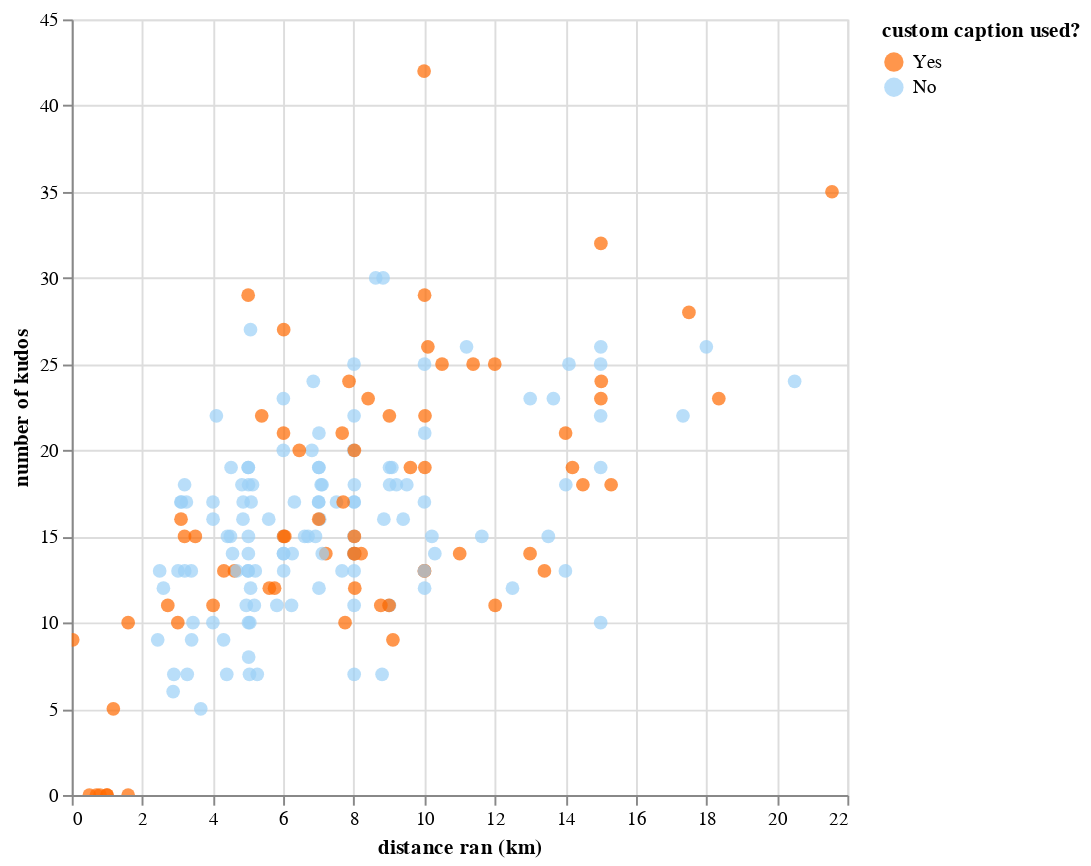

This figure's notebook cell:
### Code cell
caption_analysis_run = caption_analysis.filter(col("type") == "Run").collect()

# building the chart - run
chart_run = alt.Chart(caption_analysis_run).mark_point().encode(
    alt.X("distance:Q").title("distance ran (km)"),
    alt.Y("kudos_count:Q").title("number of kudos"),
    alt.Color("custom_caption_flag:N", 
              title="custom caption used?", 
              scale=alt.Scale(domain=["Yes", "No"], range=["#ff6a00", "#9cd0f7"])),  
    tooltip="start_date_local:T",
).transform_calculate(
    custom_caption_flag="datum.custom_caption_flag == 1 ? 'Yes':'No'"
).configure_point(
    size=50,
    filled=True
).properties(
    width=400,
    height=400
).interactive()

chart_run

### Figure 1 — Vega-Lite specification as saved in the notebook (floating-point values rounded to 4 significant figures; data arrays with more than 128 entries replaced by an {"elided": "..."} marker saying what was removed)
{"config": {"view": {"continuousWidth": 300, "continuousHeight": 300}, "point": {"filled": true, "size": 50}}, "data": {"name": "data-c232b7a9983dcb355fd1e5915ad704c4"}, "mark": {"type": "point"}, "encoding": {"color": {"field": "custom_caption_flag", "scale": {"domain": ["Yes", "No"], "range": ["#ff6a00", "#9cd0f7"]}, "title": "custom caption used?", "type": "nominal"}, "tooltip": {"field": "start_date_local", "type": "temporal"}, "x": {"field": "distance", "title": "distance ran (km)", "type": "quantitative"}, "y": {"field": "kudos_count", "title": "number of kudos", "type": "quantitative"}}, "height": 400, "params": [{"name": "param_7", "select": {"type": "interval", "encodings": ["x", "y"]}, "bind": "scales"}], "transform": [{"calculate": "datum.custom_caption_flag == 1 ? 'Yes':'No'", "as": "custom_caption_flag"}], "width": 400, "$schema": "https://vega.github.io/schema/vega-lite/v5.20.1.json", "datasets": {"data-c232b7a9983dcb355fd1e5915ad704c4": {"elided": "192 records"}}}
